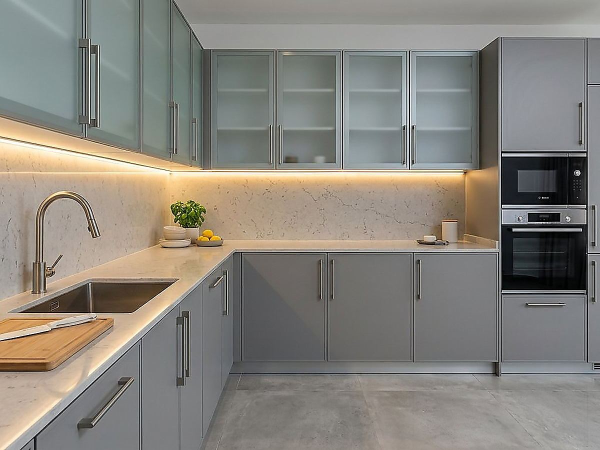
#> input picture project-kitchen-profile.jpg, 1200 x 900 px, found by its file name (shown at 1/2 size)
$ python build_floor.py
#> lines starting #> are read from the running program, lines starting #| are printed output that depends on the picture
### tools/make_assets.py
#!/usr/bin/env python3
"""
Oteh Miroko Aluminum — image asset pipeline
===========================================

Reproducible build for everything in /images. Run it whenever you replace the
placeholder photography so the site keeps its optimised, responsive sizes:

    python3 tools/make_assets.py

What it does
------------
1. Re-encodes the supplied photography to web weights and generates the
   responsive variants the HTML references via srcset:
       images/hero-facade.jpg          1920w  (desktop hero)
       images/hero-facade-960.jpg       960w  (phone hero)
       images/project-*.jpg            1200w  (lightbox)
       images/thumbs/project-*.jpg      640w  (grid thumbnails)
2. Renders the remaining slots as on-brand "technical drawing" placeholder
   tiles so the layout is complete before the client supplies real photography.
   Each tile is drawn as a CAD-style sheet: blueprint ground, line art,
   dimension lines and a REPLACE label.
3. Produces social/favicon assets: og-cover.jpg, apple-touch-icon.png, logo.png.

Everything is deterministic (seeded RNG) so re-running produces identical files.
"""

from __future__ import annotations

import random
import sys
from pathlib import Path

from PIL import Image, ImageDraw, ImageFilter, ImageFont

# Brand geometry lives in one place so raster icons match the inline SVG mark
sys.path.insert(0, str(Path(__file__).resolve().parent))
from logo_path import render  # noqa: E402

# --------------------------------------------------------------------------- #
# Paths & brand constants (kept in sync with css/styles.css :root)
# --------------------------------------------------------------------------- #
ROOT = Path(__file__).resolve().parent.parent
IMG = ROOT / "images"
THUMBS = IMG / "thumbs"
THUMBS.mkdir(parents=True, exist_ok=True)

INK_900 = (5, 5, 6)         # --ink-900: charcoal, darkest
INK_800 = (19, 19, 21)      # --ink-800: primary dark surface
INK_700 = (38, 38, 43)      # --ink-700: raised dark surface
INK_500 = (77, 77, 85)      # --ink-500: accent / brand mark
INK_300 = (154, 154, 163)   # --ink-300: accents on dark grounds
SILVER_100 = (245, 246, 247)
SILVER_200 = (232, 233, 236)
SILVER_300 = (217, 218, 222)
SILVER_400 = (195, 197, 203)
SILVER_900 = (92, 95, 102)
WHITE = (255, 255, 255)
WATER = (214, 216, 219)
PARK = (223, 228, 221)

FONT_DIR = Path("/usr/share/fonts/truetype/dejavu")
FONT_REG = FONT_DIR / "DejaVuSans.ttf"
FONT_BOLD = FONT_DIR / "DejaVuSans-Bold.ttf"
FONT_MONO = FONT_DIR / "DejaVuSansMono.ttf"


# --------------------------------------------------------------------------- #
# Small drawing helpers
# --------------------------------------------------------------------------- #
def font(path: Path, size: int) -> ImageFont.FreeTypeFont:
    return ImageFont.truetype(str(path), size)


# [303 lines left out: functions tracked_text, grid_overlay, blueprint_ground, dimension_line, label_block, tile_casement_with_netting and 4 more, not called in this run]


def save_jpeg(img: Image.Image, path: Path, quality: int, sharpen=True, box=None, blur=0.0):
    """Optionally cover-crop to `box`, sharpen for downscale, then encode.

    4:2:0 chroma subsampling + progressive + optimize keeps payloads small;
    a light unsharp mask restores the micro-contrast lost when downscaling.
    """
    img = img.convert("RGB")
    if box:
        img = cover_resize(img, box)
    if blur:
        # Deliberate pre-blur on the hero only: the CSS scrim sits at 72–92%
        # opacity, so softening high-frequency detail is invisible on screen but
        # roughly halves the payload of a detail-dense facade shot.
        img = img.filter(ImageFilter.GaussianBlur(blur))
    if sharpen:
        img = img.filter(ImageFilter.UnsharpMask(radius=1.1, percent=58, threshold=4))
    img.save(path, "JPEG", quality=quality, optimize=True, progressive=True, subsampling=2)
    kb = path.stat().st_size / 1024
    print(f"  {path.relative_to(ROOT).as_posix():<48} {img.width}x{img.height}  {kb:7.1f} KB")


def cover_resize(img: Image.Image, size: tuple[int, int]) -> Image.Image:
    """Scale to fill `size` then centre-crop (CSS object-fit: cover, baked in)."""
#> called with size = (808, 1033)
    tw, th = size
#> tw = 808; th = 1033
    scale = max(tw / img.width, th / img.height)
#> scale = 1.15
    resized = img.resize((max(1, round(img.width * scale)), max(1, round(img.height * scale))),
                         Image.LANCZOS)
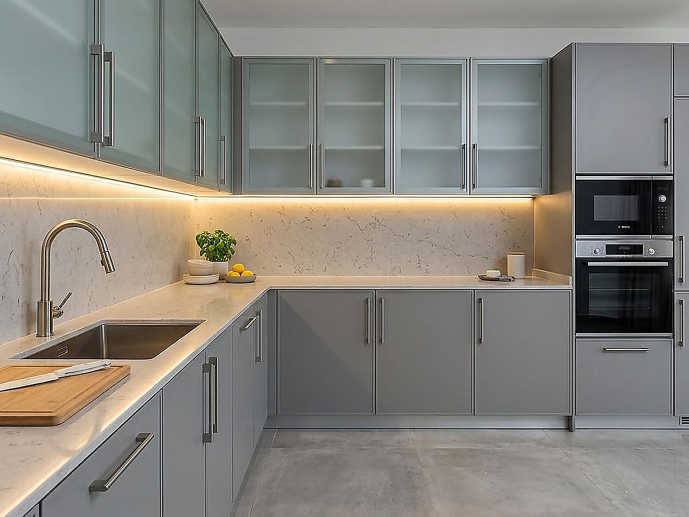
#> resized: PIL image 1377x1033 RGB (shown at 1/2 size); mean R, G, B 136.4, 132.4, 124.7
    left = (resized.width - tw) // 2
#> left = 284
    top = (resized.height - th) // 2
#> top = 0
    return resized.crop((left, top, left + tw, top + th))
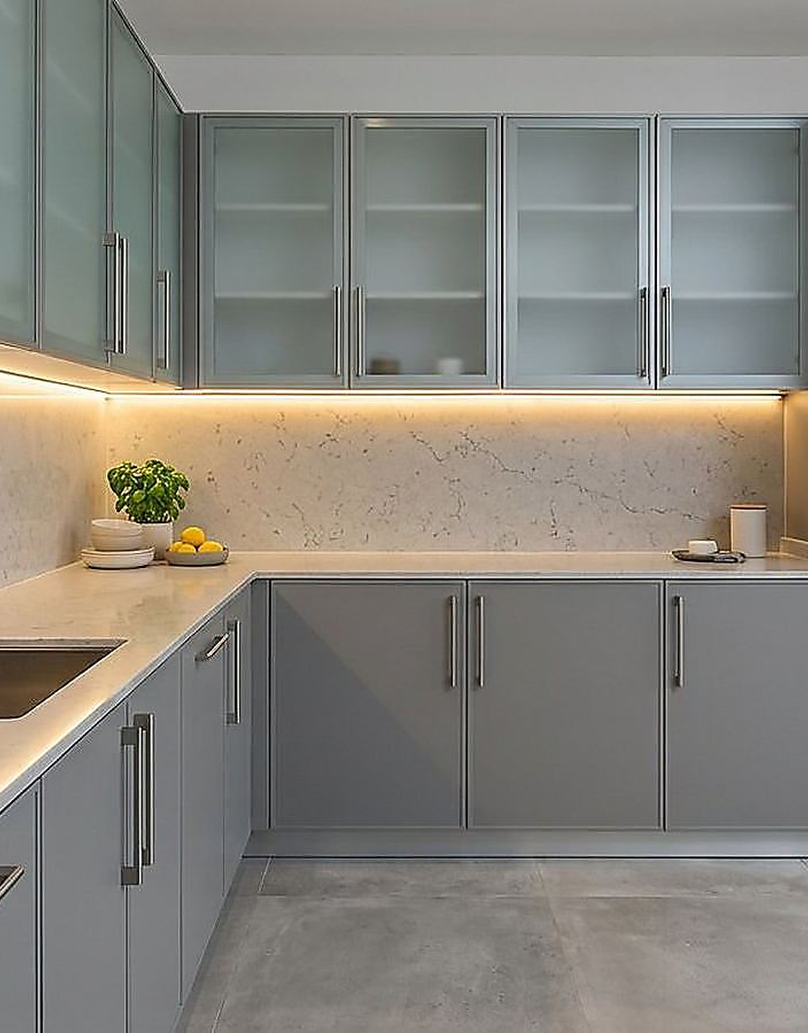
#> returned value: PIL image 808x1033 RGB; mean R, G, B 136, 132.4, 124.1


HERO = "hero-facade.jpg"
GALLERY = [
    "project-lekki-villa.jpg",
    "project-office-partition.jpg",
    "project-shopfront.jpg",
    "project-balustrade.jpg",
    "project-factory-glazing.jpg",
    "project-kitchen-profile.jpg",
    "project-hospital-glazing.jpg",
    "project-warehouse-doors.jpg",
]


# [109 lines left out: functions optimise_photos, brand_marks, social_card, placeholders, not called in this run]


# [6 lines that do not run on import are left out]

### tools/build_floor.py
#!/usr/bin/env python3
"""
Oteh Miroko Aluminum — showcase floor build
===========================================

Generates the framed "showcase floor" tiles used by the Vision section: each
tile is a dark blueprint card with the real photograph cover-cropped inside it,
so the section reads as a set of mounted drawings rather than a photo dump.

    python3 tools/build_floor.py

The point of the section is honesty: the photographs are labelled as our work,
the video is the client's own footage, and nothing claims a project we did not
do. When the client supplies their own site photographs, drop them into
images/ and re-run this script.
"""

from __future__ import annotations

import sys
from pathlib import Path

from PIL import Image, ImageDraw

sys.path.insert(0, str(Path(__file__).resolve().parent))
from make_assets import INK_800, INK_900, SILVER_400, font, cover_resize, save_jpeg  # noqa: E402

ROOT = Path(__file__).resolve().parent.parent
IMG = ROOT / "images"
FLOOR = IMG / "floor"
FLOOR.mkdir(parents=True, exist_ok=True)

# (source photo, output name, caption kicker)
TILES = [
    ("project-kitchen-profile.jpg", "floor-kitchen.jpg", "KITCHEN · ALUMINIUM PROFILES"),
    ("project-shopfront.jpg", "floor-shopfront.jpg", "SHOPFRONT · CURTAIN WALL"),
    ("project-lekki-villa.jpg", "floor-villa.jpg", "RESIDENCE · SLIDING WINDOWS"),
    ("project-balustrade.jpg", "floor-balustrade.jpg", "STAIR · GLASS RAILING"),
    ("project-office-partition.jpg", "floor-partition.jpg", "OFFICE · GLASS PARTITION"),
    ("workshop-precision.jpg", "floor-workshop.jpg", "WORKSHOP · CUTTING & ASSEMBLY"),
]


def frame(src: Path, out: Path, kicker: str, size=(900, 1125)) -> None:
    """A mounted print: charcoal mount, thin silver rule, caption strip."""
    w, h = size
    mount = 46
    photo = cover_resize(Image.open(src).convert("RGB"), (w - 2 * mount, h - 2 * mount))

    card = Image.new("RGB", (w, h), INK_900)
    d = ImageDraw.Draw(card)
    card.paste(photo, (mount, mount))
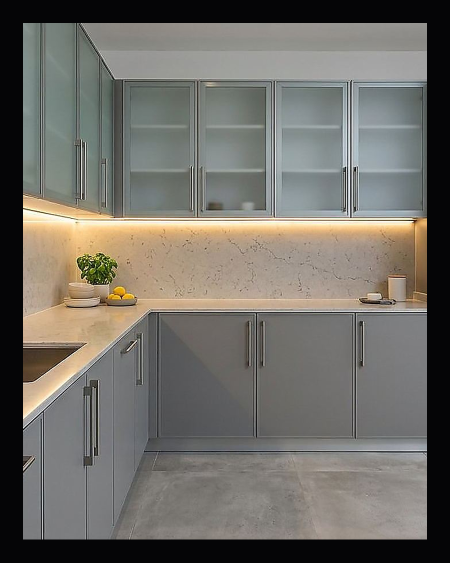
#> card: PIL image 900x1125 RGB (shown at 1/2 size); mean R, G, B 113, 110, 103.4
    d.rectangle([mount - 1, mount - 1, w - mount, h - mount], outline=(245, 246, 247), width=2)

    # Caption strip inside the mount
    f = font(sys.modules["make_assets"].FONT_MONO, 17)
    d.text((mount, h - mount - 26), kicker, font=f, fill=SILVER_400)
    save_jpeg(card, out, quality=80, sharpen=False)
#> in save_jpeg, `img = img.convert("RGB")`:
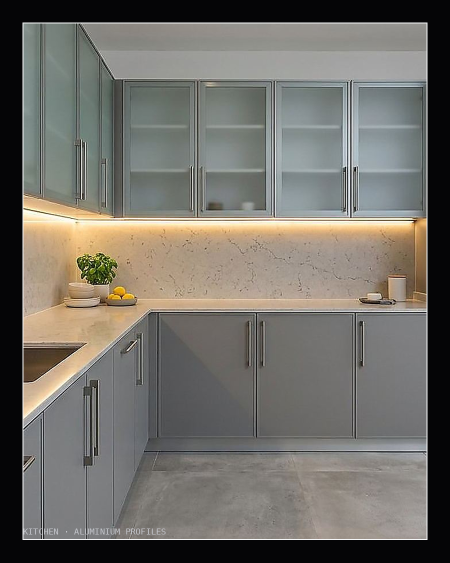
#> img: PIL image 900x1125 RGB (shown at 1/2 size); mean R, G, B 114.3, 111.3, 104.8
#|   images/floor/floor-kitchen.jpg                   900x1125     91.6 KB


def hero() -> None:
    """Wide banner still for the video block (the poster frame)."""
    src = Image.open(IMG / "project-factory-glazing.jpg").convert("RGB")
    wide = cover_resize(src, (1600, 1000))
    # Darken toward the bottom-left so the headline stays readable over it
    scrim = Image.new("RGBA", wide.size, (0, 0, 0, 0))
    sd = ImageDraw.Draw(scrim)
    for y in range(wide.height):
        a = int(200 * (y / wide.height) ** 1.3)
        sd.line([(0, y), (wide.width, y)], fill=INK_900 + (a,))
    wide = Image.alpha_composite(wide.convert("RGBA"), scrim).convert("RGB")
    save_jpeg(wide, FLOOR / "showcase-cover.jpg", quality=76, sharpen=False)


if __name__ == "__main__":
    print("Building showcase floor tiles")
    for src, name, kicker in TILES:
        frame(IMG / src, FLOOR / name, kicker)
#> pass 2 of the loop `for src, name, kicker in TILES:`:
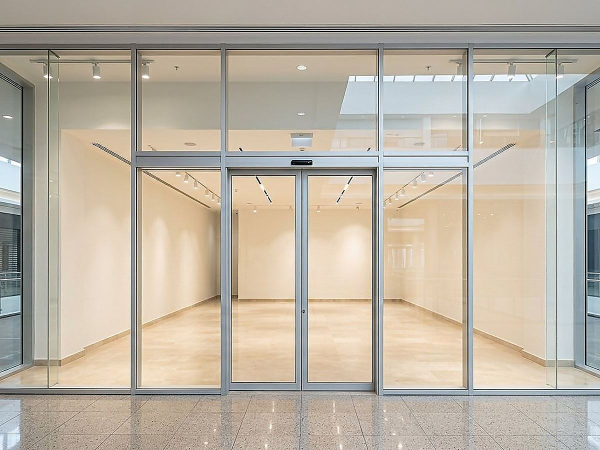
#> input picture project-shopfront.jpg, 1200 x 900 px, found by its file name (shown at 1/2 size)
#> in cover_resize (call 2), `return resized.crop((left, top, left + tw, top + th))`:
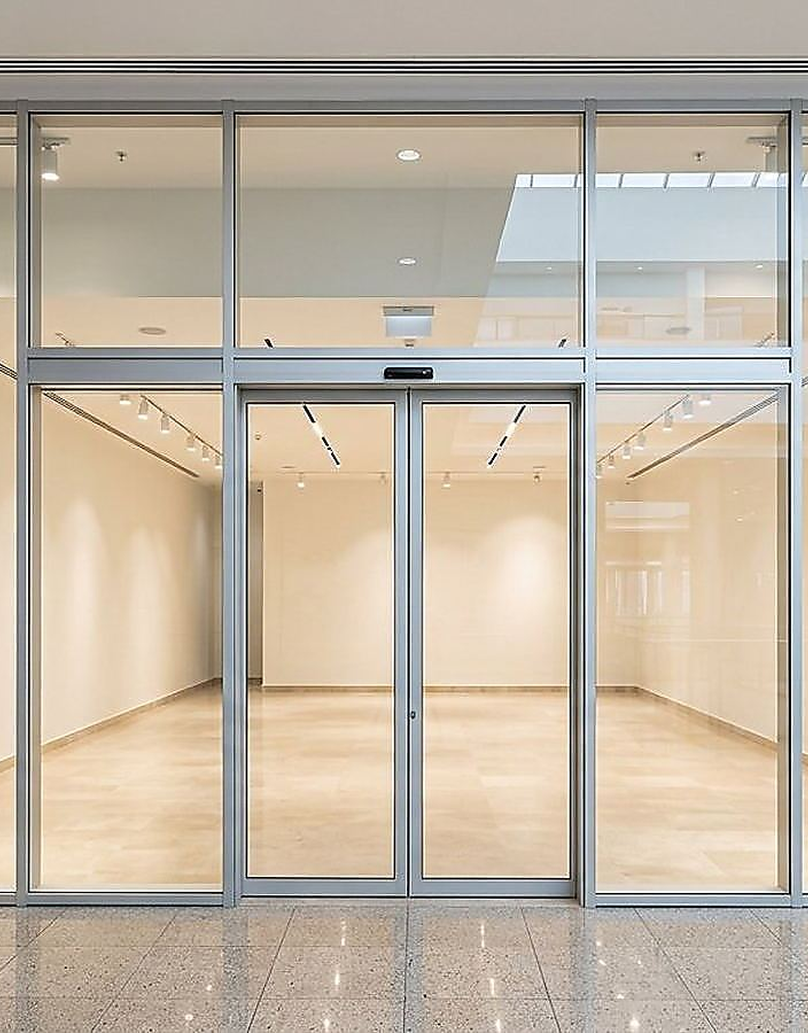
#> returned value: PIL image 808x1033 RGB; mean R, G, B 192.6, 180.6, 164.5
#> in frame (call 2), `card.paste(photo, (mount, mount))`:
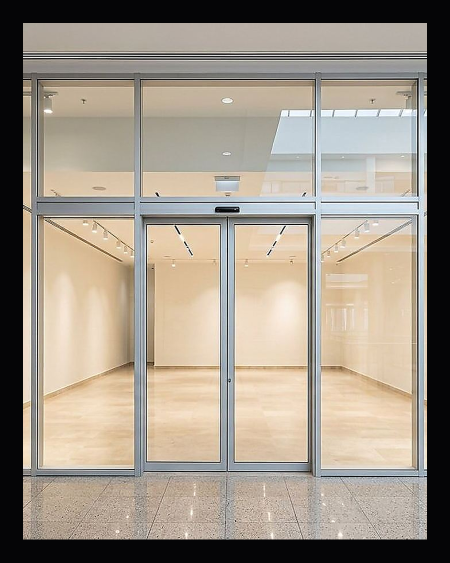
#> card: PIL image 900x1125 RGB (shown at 1/2 size); mean R, G, B 159.6, 149.8, 136.7
#|   images/floor/floor-shopfront.jpg                 900x1125    118.4 KB
#> pass 3 of the loop `for src, name, kicker in TILES:`:
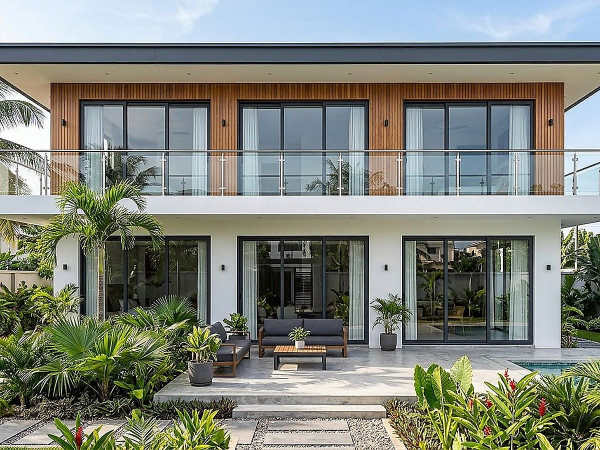
#> input picture project-lekki-villa.jpg, 1200 x 900 px, found by its file name (shown at 1/2 size)
#> in cover_resize (call 3), `return resized.crop((left, top, left + tw, top + th))`:
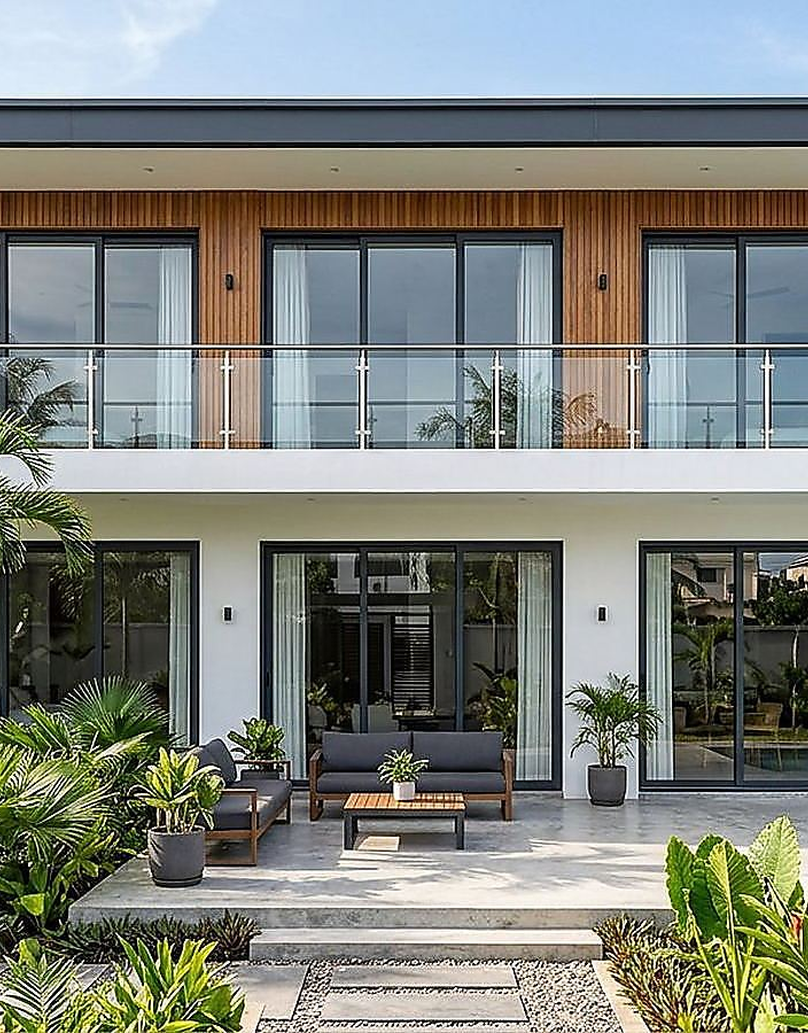
#> returned value: PIL image 808x1033 RGB; mean R, G, B 126.5, 129.7, 123.2
#> in frame (call 3), `card.paste(photo, (mount, mount))`:
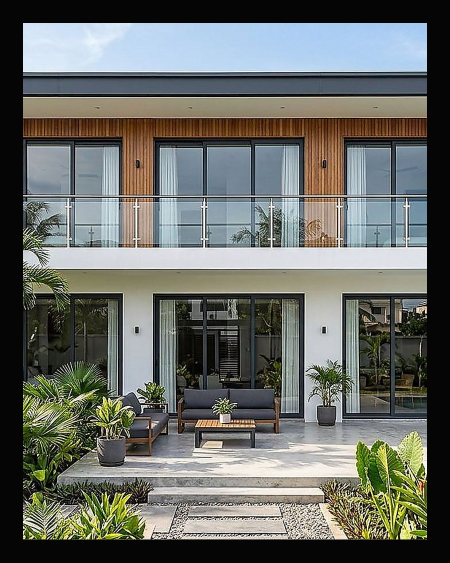
#> card: PIL image 900x1125 RGB (shown at 1/2 size); mean R, G, B 105.2, 107.8, 102.6
#|   images/floor/floor-villa.jpg                     900x1125    193.9 KB
#> (the run stopped early here; a loop or call above may not have finished)
